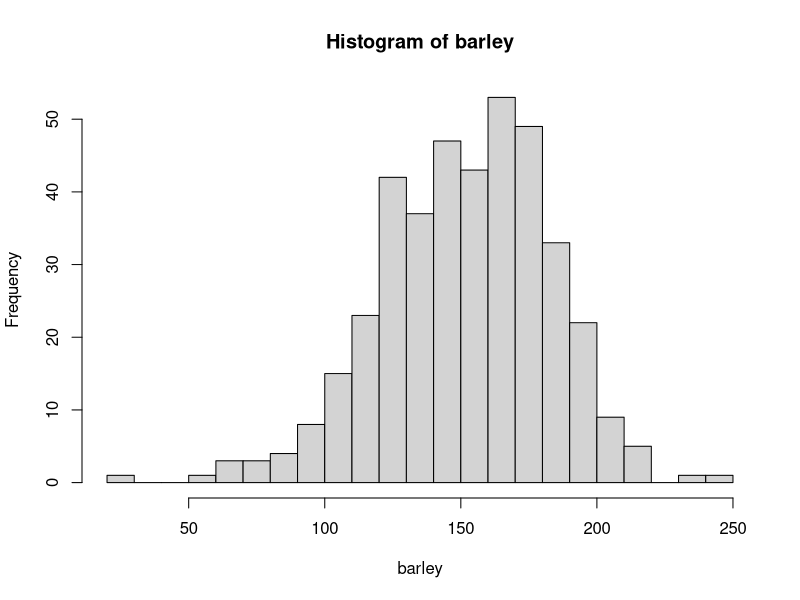
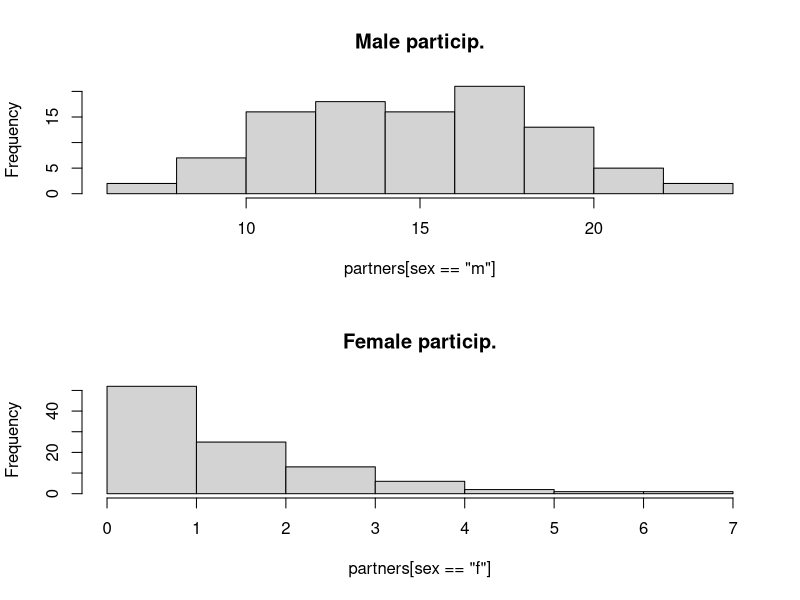
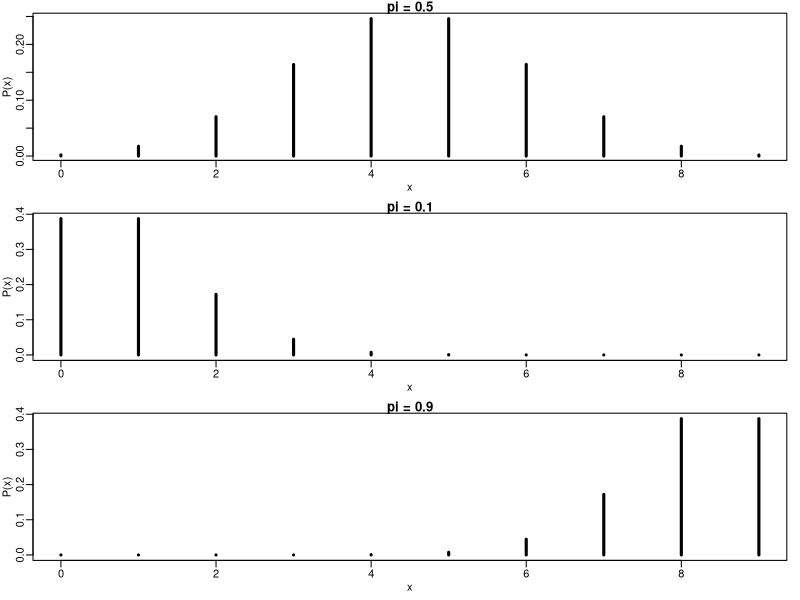
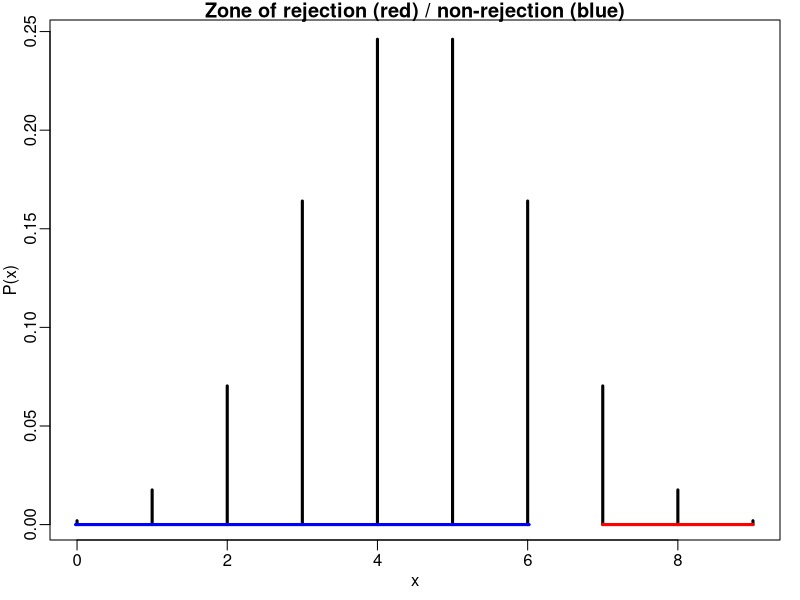
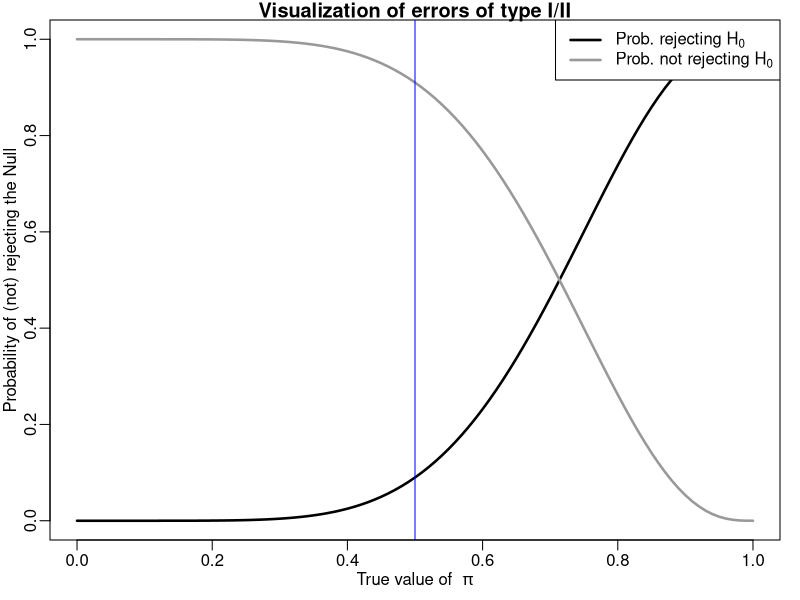
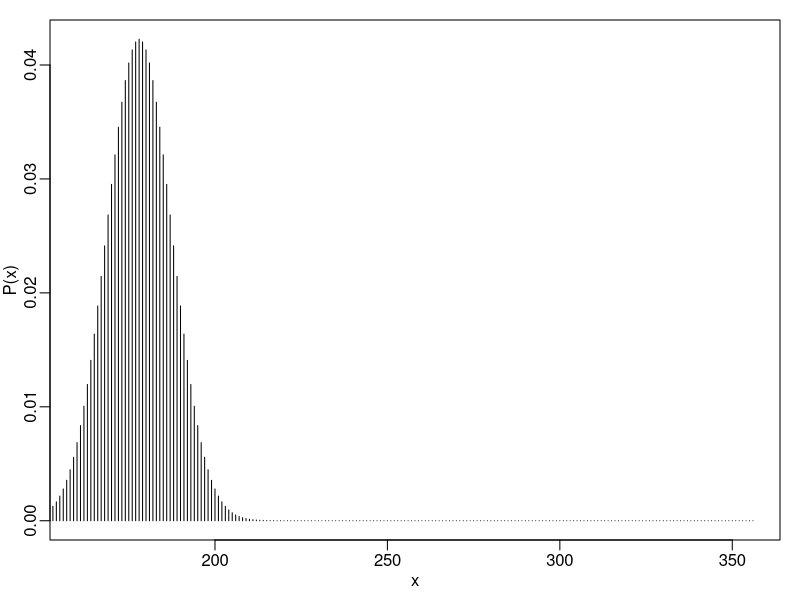
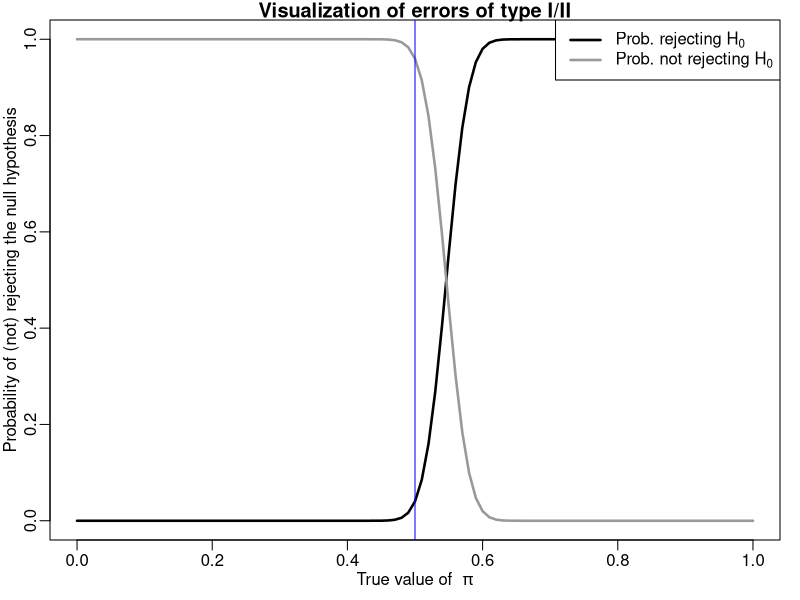

Recreate these plots in R, in order.
################
# Assignment 2 #
################


# Ex. 1
# -----

# 1.

# the t-test is appropriate, since the variance is unknown. Otherwise, the z-test would have been preferable

# 2.
# read data
dat <- read.csv("Barley.csv", header = TRUE)
attach(dat) # access colums of the data set "dat" by its names
head(dat)
barley[1 : 6]
summary(barley) # some basic stats
# experimental hypothesis is that the yield is greater than 150 grams.
# thus, the statistical hypotheses are
# H0: mu <= 150, H1: mu > 150, 
# because this allows us to control the error of type I (via alpha), i.e. the probability of concluding that the yield is greater than 150, although in reality it is not 
t.test(barley, mu = 150, alternative = "greater")
# H0 can be rejected at level 10%, but not at 5%. so, keep your land, or lower the price

# 3.
t.test(barley, mu = 147, alternative = "two.sided")
# the null hypothesis can be rejected for an alpha of 10%. it could also be rejected for a level of 5% or 1% - but not 0.1%

# 4.
# the confidence interval is mentioned in the output.
# the result of the test can be directly deduced from the
# confidence band. For example:
t.test(barley, mu = 147, alternative = "two.sided",
       conf.level = 0.99)
t.test(barley, mu = 147, alternative = "two.sided",
       conf.level = 0.999)
# note that only the conf. interval a 99.9% includes the value 147. thus,
# the hypothesis of mean equal to 147 cannot be rejected for a given level
# alpha of 0.1% (0.0001)
       
# note that the assumption of normality should be tested
shapiro.test(barley)
hist(barley, breaks = 20)
# as this example shows, the normality hypothesis is rejected here. hence, the t-test was not the best choice here
detach(dat)

# 5.
# reading the data and "attaching" it
dat <- read.table("Partners.dat", header = TRUE)
attach(dat)

# visualization
head(dat)
# looking at the data set, the number of partners is count data. thus, it seems in principle quite unlikely that the assumption of a Gaussian distribution is satisfied
par(mfrow = c(2, 1))
hist(partners[sex == "m"], main = "Male particip.")
hist(partners[sex == "f"], main = "Female particip.")
# in particular the female group does not look Gaussian at all

# testing
shapiro.test(partners[sex == "m"])
shapiro.test(partners[sex == "f"])
# normality is clearly rejected for the female group. note that this is not the case for the male group, although the data are also counts. the reason is that count data can be approximately normally distriuted, and this is sufficient for not rejecting the normality hypothesis. in general, this is only the case if the data take a large number of different count values and are approximately symmetric (not skewed), i.e. they should "look normal"

# what would you tell your colleage apart from this?
# 1. were covariates taken into account? e.g. females could be very young, and males older, thus a bad experimental setup.
# 2. "self-report bias": honesty reduces when it comes to topics considered sensitive, e.g. sexual behaviour or diseases, wealth, drug use,...

detach(dat)



# Ex. 2
# -----

# 1.
# Voters can (should) be considered being independent of each other. Under the
# null hypothesis, they vote each with probability 0.5 for Bush.
# Binomial distribution: sum of i.i.d. Bernoulli experiments
# P(X = x) = (9 x) * pi ^ x * (1 - pi) ^ (9 - x), 
# for x = 0,...,9, else 0,
# where (n k) corresponds to the binomial coefficient n! / (k! x (n - k)!)
x <- 0 : 9
par(mfrow = c(3, 1))
par(mgp = c(1.5, 0.5, 0), 
    mar = c(3, 2.5, 1.0, 1))
y <- dbinom(x, 9, prob = 0.5)
plot(x, y, type = "h", lwd = 3, xlab = "x", ylab = "P(x)",
     main = "pi = 0.5")
y <- dbinom(x, 9, prob = 0.1)
plot(x, y, type = "h", lwd = 3, xlab = "x", ylab = "P(x)",
     main = "pi = 0.1")
y <- dbinom(x, 9, prob = 0.9)
plot(x, y, type = "h", lwd = 3, xlab = "x", ylab = "P(x)",
     main = "pi = 0.9")
# output figure
    
# 2.
# First, recall the definition of a p-value. Several exist, e.g.:
#
# 1. In statistical significance testing, the p-value
# is the probability of obtaining a test statistic at
# least as extreme as the one that was actually
# observed, assuming that the null hypothesis is true.
#
# 2. For a statistical test, the p-value corresponds to the lowest possible 
# level of the test (the alpha) for which the null hypothesis can be rejected
# 
# The lower the p-value, the less likely the result is
# if the null hypothesis is true, and consequently
# the more "significant" the result is, in the
# sense of statistical significance.
# One often accepts the alternative hypothesis,
# (i.e. rejects a null hypothesis) if the p-value
# is less than 0.05 or 0.01, corresponding
# respectively to a 5% or 1% chance of rejecting
# the null hypothesis when it is true (type I error).

# a)
y <- dbinom(x, 9, prob = 0.5) # striclty, pi = 0.4999999999....same result
sum(y[8 : 10]) # zone of rejection 7, 8, 9 -> position 8 a 10 of the vector
# probability of error type I is thus ~0.09
# b)
par(mfrow = c(1, 1))
plot(x, y, type = "h", lwd = 3, xlab = "x", ylab = "P(x)",
     main = "Zone of rejection (red) / non-rejection (blue)")
#abline(v = 2.5, col = "blue")
lines(c(7, 9), c(0, 0), col = "red", lwd = 3)
lines(c(-0.02, 6.02), c(0, 0), col = "blue", lwd = 3)
# c)
round(cumsum(y[10 : 1]), 3)
# if 9 votes for Bush are observed, the corresponding p-value is 0.002,
# for 8 votes it the p-value equals 0.020 and so on... 
# note: [10 : 1] is not necessary here since the distibution is symmetric. however, this changes if pi changes

# 3.
# probability of not rejection H0 when H1 is "just" true (pi = 0.5)
sum(y[1 : 7])
# ~same as 1 - alpha from type I error for pi = 0.5. this is not the case for other values of pi:
sum(dbinom(x, 9, prob = 0.6)[1 : 7])
sum(dbinom(x, 9, prob = 0.8)[1 : 7])
# in practice, one would say something like: "we would like to detect a true value of pi greater than e.g. 0.6" with a certain probability, e.g. 80%. then, the necessary sample size would be determined 


# 4.
x <- 0 : 9
v.prob <- c(0.1, 0.2, 0.3, 0.4, 0.4999,
            0.5, 0.6, 0.7, 0.8, 0.9)
p.reject <- c()
p.not.reject <- c()
for (i in 1 : length(v.prob)) {
  p.reject[i] <- sum(dbinom(x, 9, prob = v.prob[i])[8 : 10])
  p.not.reject[i] <- 1 - p.reject[i]
}
round(cbind(p.reject, p.not.reject), 3)

# pi      H0 true/  P(reject H0)      P(not reject H0)
#         false 
# ------------------------------------------------
# 0.1     true      0.0000            1.0000                           
# 0.2     true      0.0003            0.9997
# 0.3     true      0.004             0.996
# 0.4     true      0.03              0.97
# 0.4999  true      0.09              0.91
# 0.5     false     0.09              0.91
# 0.6     false     0.23              0.77
# 0.7     false     0.46              0.54
# 0.8     false     0.74              0.26
# 0.9     false     0.95              0.05


# 5.
v.prob <- seq(0, 1, by = 0.01) # for getting a smooth curve
p.reject <- c()
p.not.reject <- c()
for (i in 1 : length(v.prob)) {
  p.reject[i] <- sum(dbinom(x, 9, prob = v.prob[i])[8 : 10])
  p.not.reject[i] <- 1 - p.reject[i]
}

plot(v.prob, p.reject, type = "l", lwd = 2.5,
     xlab = expression(paste("True value of  ", pi)),
     ylab = "Probability of (not) rejecting the Null",
     main = "Visualization of errors of type I/II")
lines(v.prob, p.not.reject, lwd = 2.5, col = grey(0.6))
abline(v = 0.5, col = "blue")
legend("topright",
       c(expression(paste("Prob. rejecting ", H[0])),
         expression(paste("Prob. not rejecting ", H[0]))),
       lwd = c(2.5, 2.5),
       col = c("black", grey(0.6)),
       bg = "white"
      )
# Remark: an alternative approach would be to use the function "curve()"



# Ex. 3
# -----

# 1.
# small plot first
x <- 0 : 356
y <- dbinom(x, size = 356, prob = 0.5)
plot(x, y, type = "h", lwd = 1, xlab = "x",
     ylab = "P(x)", xlim = c(160, 356))
# example: probability of 201 votes or more
pbinom(200, size = 356, prob = 0.5, lower.tail = FALSE)
?pbinom # attention to the upper tail definition!
sum(y[202 : 357])
# not very likely to observe 201 or more votes, only ~0.849%
# thus, one would reject the hypothesis at level 5% and 1%
# however, if we set alpha = 0.1%, the number of votes is not high enough for
# rejecting the hypothesis of a pi smaller than / equal to (for computational convenience) 0.5

# 2.
# Several possibilities exist: e.g., by manually playing with dbinom or qbinom
# Alternatively, qbinom is faster, recall the definition of a quantile function
# Case 0.1%
qbinom(0.001, size = 356, prob = 0.5, lower.tail = FALSE) # with 207 votes or more, the probability mass is just equal or above 0.1%. quick checks:
sum(y[208 : 357]) # probability of 207 or more votes
pbinom(207, size = 356, prob = 0.5, lower.tail = FALSE)  # 208 or more votes
sum(y[209 : 357]) # prob. of 208 or more votes
# conclusion: we need 208 or more votes for rejecting the hypothesis for
# a given alpha of 0.1%  

# Case 1%
qbinom(0.01, size = 356, prob = 0.5, lower.tail = FALSE) # with 200 votes or more, the probability mass is just equal or above 1%. checks:
sum(y[201 : 357]) # 200 or more votes
pbinom(200, size = 356, prob = 0.5, lower.tail = FALSE)  # 201 or more votes 
sum(y[202 : 357]) # 201 or more votes 

# Case 5%
qbinom(0.05, size = 356, prob = 0.5, lower.tail = FALSE) # with 194 votes or more, the probability mass is just equal or above 5%. checks:
sum(y[195 : 357]) # 194 or more votes
pbinom(194, size = 356, prob = 0.5, lower.tail = FALSE)  # 195 or more votes 
sum(y[196 : 357]) # 195 or more votes 

# 3.
# Again with the loop, curve() would be an alternative
v.prob <- seq(0, 1, by = 0.01)
p.reject <- c()
p.not.reject <- c()
for (i in 1 : length(v.prob)) {
  p.reject[i] <- sum(dbinom(x, 356, 
                            prob = v.prob[i])[196 : 357])
  p.not.reject[i] <- 1 - p.reject[i]
}
# plotting
plot(v.prob, p.reject, type = "l", lwd = 2.5,
     xlab = expression(paste("True value of  ", pi)),
     ylab = "Probability of (not) rejecting the null hypothesis",
     main = "Visualization of errors of type I/II")
lines(v.prob, p.not.reject, lwd = 2.5, col = grey(0.6))
abline(v = 0.5, col = "blue")
legend("topright",
       c(expression(paste("Prob. rejecting ", H[0])),
         expression(paste("Prob. not rejecting ", H[0]))),
       lwd = c(2.5, 2.5),
       col = c("black", grey(0.6)),
       bg = "white"
      )
# a larger sample size causes a faster reduction of errors of type II when the true pi moves to values above 0.5



